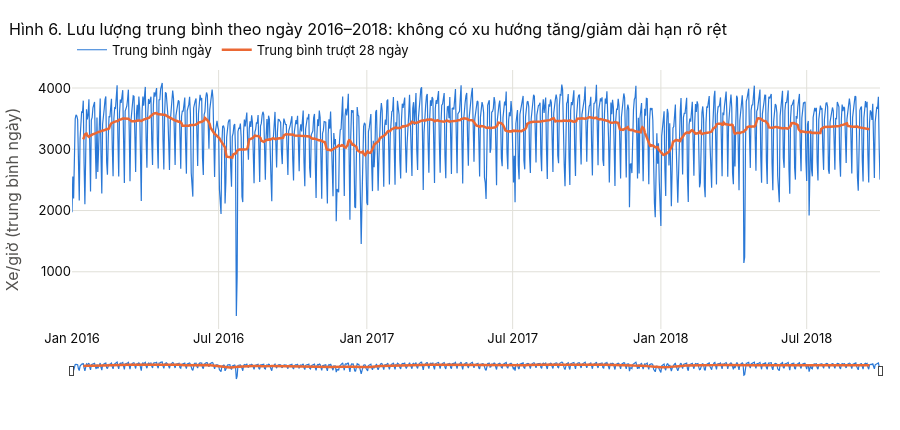

Source (notebook cell):
### Markdown cell above
<a id="5"></a>
## 5. EDA trực quan

Từ đây mọi phân tích dùng chuỗi đã làm sạch `ts` (01/2016 – 09/2018, mỗi giờ một dòng).

### 5.1 Toàn cảnh chuỗi và một lát cắt 2 tuần

### Code cell
daily = y.resample("D").mean()
fig = go.Figure()
fig.add_trace(go.Scatter(x=daily.index, y=daily.values, mode="lines", line=dict(color=BLUE, width=1.2),
                         name="Trung bình ngày", hovertemplate="%{x|%d/%m/%Y}: %{y:,.0f}<extra></extra>"))
fig.add_trace(go.Scatter(x=daily.index, y=daily.rolling(28, center=True).mean().values, mode="lines",
                         line=dict(color=ORANGE, width=2.5), name="Trung bình trượt 28 ngày",
                         hovertemplate="%{x|%d/%m/%Y}: %{y:,.0f}<extra></extra>"))
fig.update_layout(title="Hình 6. Lưu lượng trung bình theo ngày 2016–2018: không có xu hướng tăng/giảm dài hạn rõ rệt",
                  yaxis_title="Xe/giờ (trung bình ngày)", height=430, hovermode="x unified",
                  xaxis=dict(rangeslider=dict(visible=True, thickness=0.06)))
fig.show()

### Figure 1 — Plotly figure (JSON) as saved in the notebook; plotly's stock layout.template omitted (floating-point values rounded to 4 significant figures; data arrays with more than 128 entries replaced by an {"elided": "..."} marker saying what was removed)
{"data": [{"hovertemplate": "%{x|%d/%m/%Y}: %{y:,.0f}<extra></extra>", "line": {"color": "#2a78d6", "width": 1.2}, "mode": "lines", "name": "Trung bình ngày", "type": "scatter", "x": {"elided": "1004 str values"}, "y": {"elided": "1004 float values"}}, {"hovertemplate": "%{x|%d/%m/%Y}: %{y:,.0f}<extra></extra>", "line": {"color": "#eb6834", "width": 2.5}, "mode": "lines", "name": "Trung bình trượt 28 ngày", "type": "scatter", "x": {"elided": "1004 str values"}, "y": {"elided": "1004 float values"}}], "layout": {"height": 430, "hovermode": "x unified", "title": {"text": "Hình 6. Lưu lượng trung bình theo ngày 2016–2018: không có xu hướng tăng/giảm dài hạn rõ rệt"}, "xaxis": {"rangeslider": {"thickness": 0.06, "visible": true}}, "yaxis": {"title": {"text": "Xe/giờ (trung bình ngày)"}}}}
